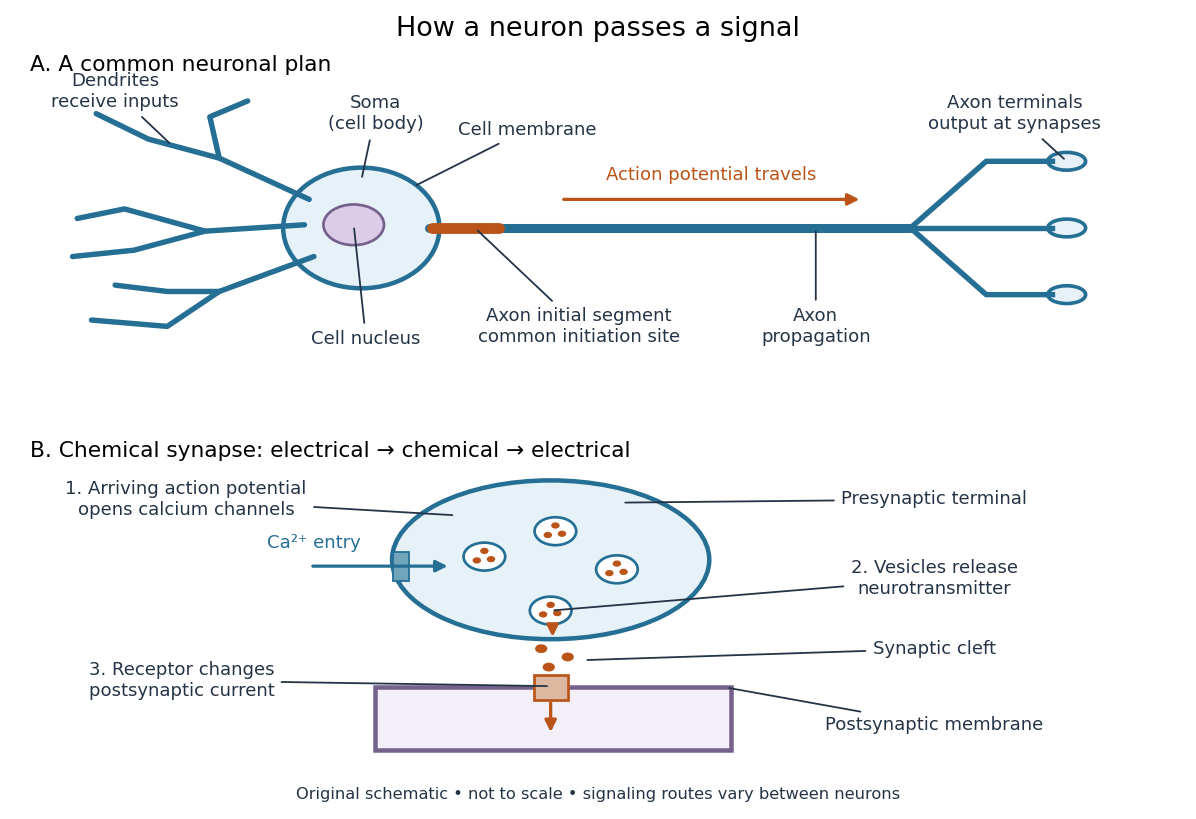

Write the Python code that produced this figure.
"""Original neuron and chemical-synapse schematic; output basename.png in cwd.

Tested with Python 3.14.4, Matplotlib 3.10.7, NumPy 2.3.5.
Illustrative anatomy and mechanism, not microscopy or a scale drawing.
"""

from pathlib import Path

import matplotlib

matplotlib.use("Agg")
import matplotlib.pyplot as plt
from matplotlib.patches import Circle, Ellipse, FancyArrowPatch, Rectangle


BLUE = "#256f95"
ORANGE = "#ba5418"
INK = "#243446"


def arrow(ax, start, end, color=ORANGE, width=1.8):
    ax.add_patch(FancyArrowPatch(start, end, arrowstyle="-|>",
                                mutation_scale=13, color=color, lw=width))


def label(ax, text, target, position, align="center"):
    ax.annotate(text, xy=target, xytext=position, ha=align, va="center",
                fontsize=10, color=INK,
                arrowprops={"arrowstyle": "-", "color": INK, "lw": 1})


def main():
    plt.rcParams.update({"font.family": "DejaVu Sans", "font.size": 10})
    fig, (neuron, synapse) = plt.subplots(2, 1, figsize=(9.2, 6.3))
    fig.set_facecolor("white")
    for ax in (neuron, synapse):
        ax.set(xlim=(0, 12), ylim=(0, 4.5))
        ax.set_facecolor("white")
        ax.axis("off")

    neuron.set_title("A. A common neuronal plan", loc="left", fontsize=12)
    branches = [
        [(2.95, 2.65), (2.0, 3.3), (1.25, 3.6), (0.7, 4.0)],
        [(2.0, 3.3), (1.9, 3.95), (2.3, 4.2)],
        [(2.9, 2.25), (1.85, 2.15), (1.0, 2.5), (0.5, 2.35)],
        [(1.85, 2.15), (1.1, 1.85), (0.45, 1.75)],
        [(3.0, 1.75), (2.0, 1.2), (1.45, 0.65), (0.65, 0.75)],
        [(2.0, 1.2), (1.45, 1.2), (0.9, 1.3)],
    ]
    for points in branches:
        x, y = zip(*points)
        neuron.plot(x, y, color=BLUE, lw=3, solid_capstyle="round")
    neuron.add_patch(Ellipse((3.5, 2.2), 1.65, 1.9,
                            facecolor="#e7f2f8", edgecolor=BLUE, lw=2.5))
    neuron.add_patch(Circle((3.42, 2.25), 0.32, facecolor="#dccce8",
                           edgecolor="#75628c", lw=1.5))
    neuron.plot([4.22, 5.1, 9.3], [2.2, 2.2, 2.2], color=BLUE, lw=5,
                solid_capstyle="round")
    neuron.plot([4.25, 4.95], [2.2, 2.2], color=ORANGE, lw=6,
                solid_capstyle="round")
    for y in (1.15, 2.2, 3.25):
        neuron.plot([9.3, 10.1, 10.8], [2.2, y, y], color=BLUE, lw=3)
        neuron.add_patch(Ellipse((10.95, y), 0.4, 0.28,
                                facecolor="#e7f2f8", edgecolor=BLUE, lw=2))
    label(neuron, "Dendrites\nreceive inputs", (1.5, 3.5), (0.9, 4.35))
    label(neuron, "Soma\n(cell body)", (3.5, 2.95), (3.65, 4.0))
    label(neuron, "Cell nucleus", (3.42, 2.25), (3.55, 0.45))
    label(neuron, "Axon initial segment\ncommon initiation site", (4.7, 2.2), (5.8, 0.65))
    label(neuron, "Axon\npropagation", (8.3, 2.2), (8.3, 0.65))
    label(neuron, "Axon terminals\noutput at synapses", (10.95, 3.25), (10.4, 4.0))
    arrow(neuron, (5.6, 2.65), (8.8, 2.65))
    neuron.text(7.2, 2.95, "Action potential travels", ha="center", color=ORANGE)
    label(neuron, "Cell membrane", (4.05, 2.85), (5.25, 3.75))

    synapse.set_title("B. Chemical synapse: electrical → chemical → electrical", loc="left", fontsize=12)
    synapse.add_patch(Ellipse((5.5, 3.05), 3.35, 2.5,
                             facecolor="#e7f2f8", edgecolor=BLUE, lw=2.5))
    synapse.add_patch(Rectangle((3.65, 0.05), 3.75, 1.0,
                               facecolor="#f3f0fa", edgecolor="#75628c", lw=2.5))
    for x, y in ((4.8, 3.1), (5.55, 3.5), (6.2, 2.9), (5.5, 2.25)):
        synapse.add_patch(Circle((x, y), 0.22, facecolor="white",
                                edgecolor=BLUE, lw=1.5))
        for dx, dy in ((-0.08, -0.06), (0.07, -0.04), (0, 0.09)):
            synapse.add_patch(Circle((x + dx, y + dy), 0.035, color=ORANGE))
    synapse.add_patch(Rectangle((3.83, 2.72), 0.17, 0.45,
                               facecolor="#71a5bb", edgecolor=BLUE))
    arrow(synapse, (2.95, 2.95), (4.45, 2.95), color=BLUE)
    synapse.text(3.0, 3.23, "Ca²⁺ entry", color=BLUE, ha="center")
    synapse.add_patch(Rectangle((5.32, 0.84), 0.36, 0.4,
                               facecolor="#ddb8a0", edgecolor=ORANGE, lw=1.5))
    for x, y in ((5.4, 1.65), (5.68, 1.52), (5.48, 1.36)):
        synapse.add_patch(Circle((x, y), 0.055, color=ORANGE))
    arrow(synapse, (5.52, 2.04), (5.52, 1.78))
    arrow(synapse, (5.5, 0.85), (5.5, 0.28))
    label(synapse, "1. Arriving action potential\nopens calcium channels", (4.5, 3.75), (1.65, 4.0))
    label(synapse, "Presynaptic terminal", (6.25, 3.95), (9.55, 4.0))
    label(synapse, "2. Vesicles release\nneurotransmitter", (5.5, 2.25), (9.55, 2.75))
    label(synapse, "Synaptic cleft", (5.85, 1.47), (9.55, 1.65))
    label(synapse, "3. Receptor changes\npostsynaptic current", (5.5, 1.06), (1.6, 1.15))
    label(synapse, "Postsynaptic membrane", (7.35, 1.04), (9.55, 0.45))

    fig.suptitle("How a neuron passes a signal", fontsize=15)
    fig.text(0.5, 0.025, "Original schematic • not to scale • signaling routes vary between neurons",
             ha="center", color=INK, fontsize=9)
    fig.subplots_adjust(left=0.025, right=0.975, top=0.90, bottom=0.08, hspace=0.35)
    fig.savefig(Path(__file__).stem + ".png", dpi=130, facecolor="white", transparent=False)
    plt.close(fig)


if __name__ == "__main__":
    main()
